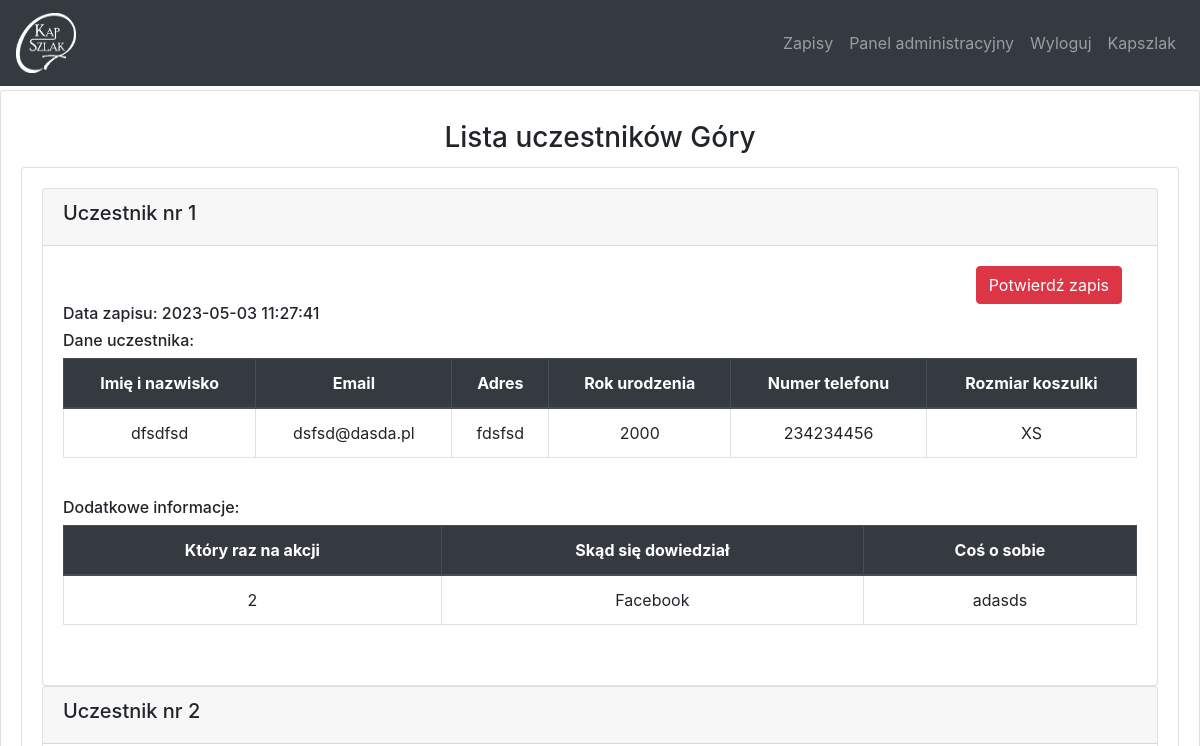
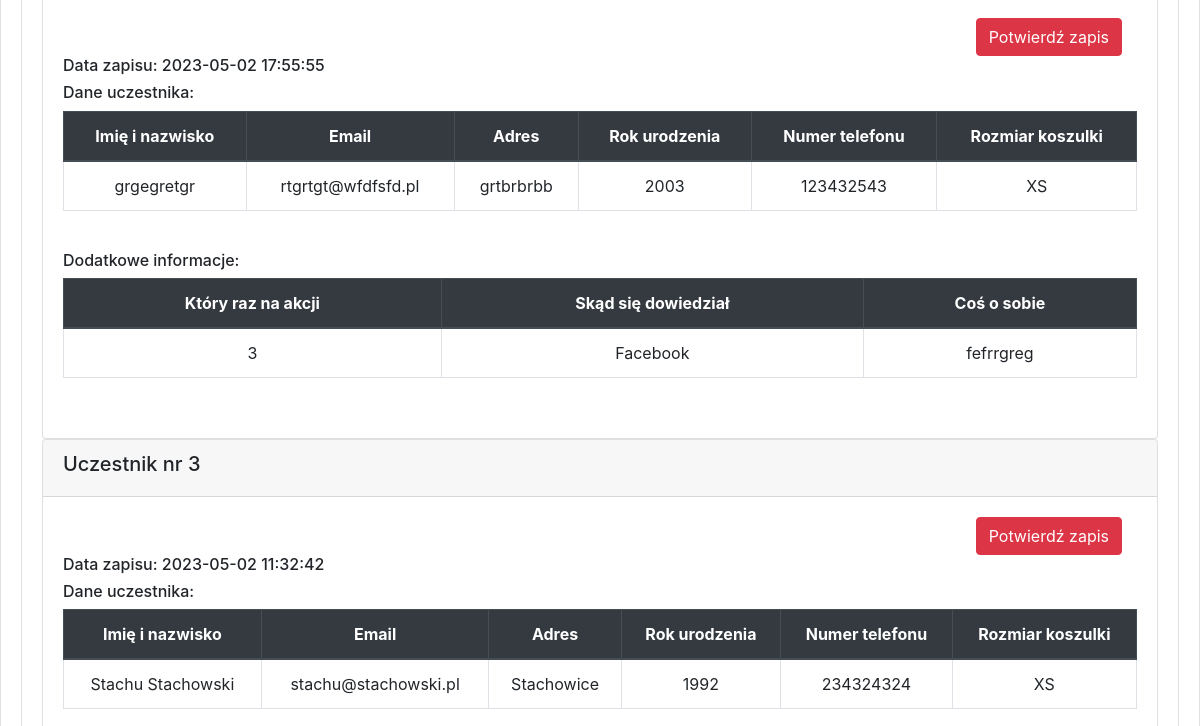
The app's page /dashboard/eventview?event_id=1 (signed in, upper part), older data (2 pictures, top to bottom).
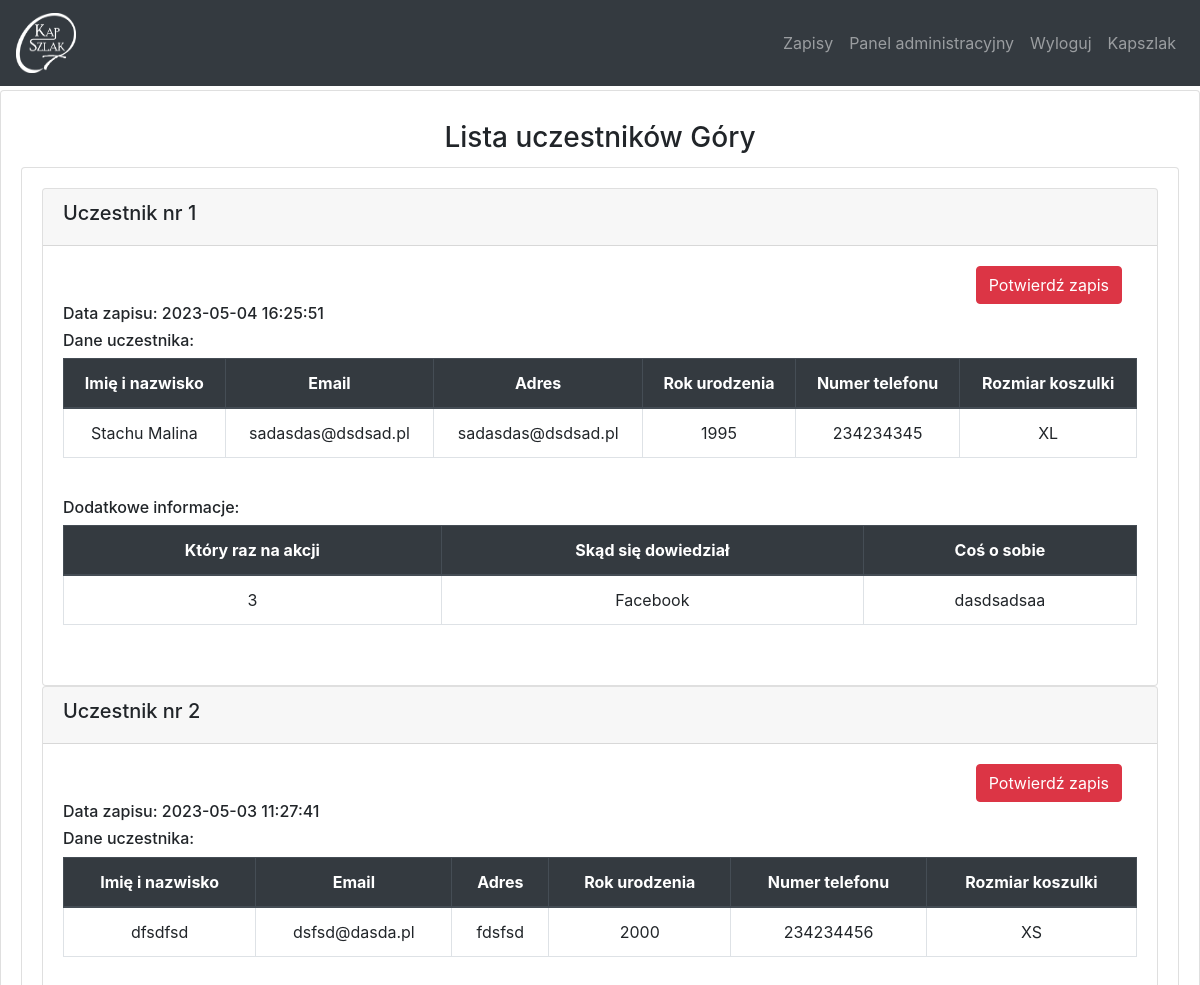
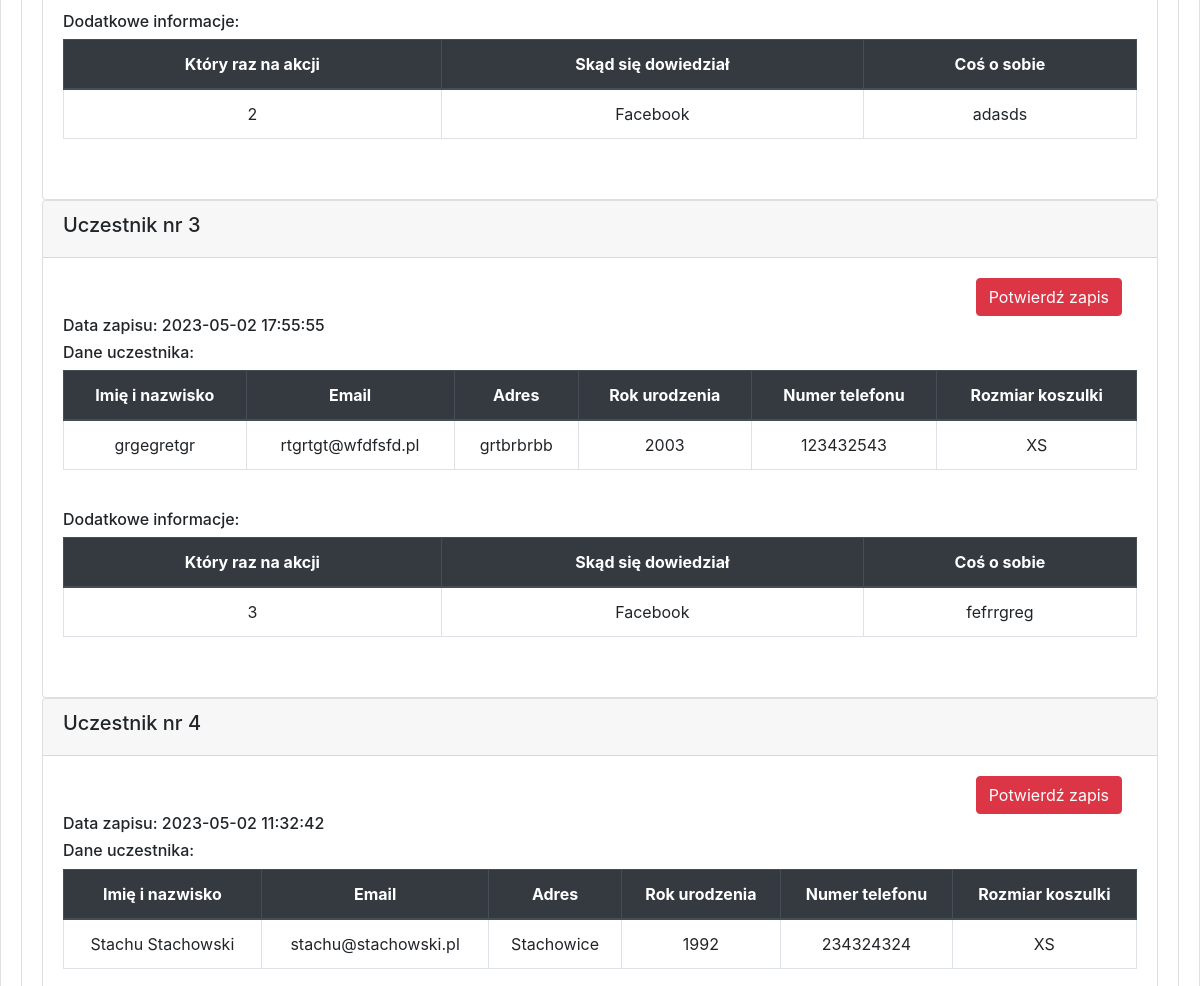
The same page, newer data (2 pictures, top to bottom).
### website/models.py (models this page shows)
class Events(db.Model):
    id = db.Column(db.Integer, primary_key=True)
    year_id = db.Column(db.Integer, db.ForeignKey('year.id'))
    signup = db.relationship('Signup', backref='events')
    name = db.Column(db.String(300))
    date  = db.Column(db.Date)
    temp_id = db.Column(db.Integer)
    is_active = db.Column(db.Boolean, default=True, nullable=False)
    mail_temp = db.Column(db.String(1000))

class Signup(db.Model):
    id = db.Column(db.Integer, primary_key=True)
    event_id = db.Column(db.Integer, db.ForeignKey('events.id'))
    date  = db.Column(db.DateTime)
    person = db.relationship('Person', backref='signup')
    basic = db.relationship('Basic', backref='signup')
    winter = db.relationship('Winter', backref='signup')
    turnament = db.relationship('Turnament', backref='signup')
    older = db.relationship('Older', backref='signup')

class Person(db.Model):
    id = db.Column(db.Integer, primary_key=True)
    signup_id = db.Column(db.Integer, db.ForeignKey('signup.id'))
    is_verified = db.Column(db.Boolean, default=False)
    is_contact = db.Column(db.Boolean, default=True)
    name = db.Column(db.String(300))
    email = db.Column(db.String(300))
    adress = db.Column(db.String(300))
    year = db.Column(db.Integer)
    telNum = db.Column(db.Integer)
    selectSize = db.Column(db.String(10))
    weight = db.Column(db.Integer)
    height = db.Column(db.Integer)

class Basic(db.Model):
    id = db.Column(db.Integer, primary_key=True)
    signup_id = db.Column(db.Integer, db.ForeignKey('signup.id'))
    howMany = db.Column(db.Integer)
    whereKnew = db.Column(db.String(300))
    intro = db.Column(db.String(500))

### website/views.py (the view, shortened to what this page needs)
@views.route('/dashboard/eventview', methods=['GET', 'POST'])
@login_required
def event_view():
    event_id = request.args.get('event_id', None)
    event = Events.query.get(int(event_id))
    if event:
        if event.temp_id != 3:
            sn_lst = event.signup
            sn_lst = sorted(sn_lst, key=lambda signup: signup.id, reverse=True)
            return render_template('event_view.html', event=event, sn_lst=sn_lst, user=current_user)
    else:
        flash('Operacja nie jest dostepna', category='error')
        return redirect(url_for('views.dashboard'))

### website/templates/event_view.html (shortened to what this page needs)
{% extends "base.html" %}
{% block content %}
<div class="card">
		    <div class="card-body">
		    	<h3 class="card-title" align="center">Lista uczestników {{ event.name }}</h3>
		    	<div class="card">
		    		<div class="card-body">
		    		{% if event.temp_id == 1 %}
			    		{% include 'signup_view/ev1.html' %}
			    	{% elif event.temp_id == 2 %}
			    		{% include 'signup_view/ev2.html' %}
			    	{% elif event.temp_id == 3 %}
			    		{% include 'signup_view/ev3.html' %}
			    	{% elif event.temp_id == 4 %}
			    		{% include 'signup_view/ev4.html' %}
			    	{% elif event.temp_id == 5 %}
			    		{% include 'signup_view/ev5.html' %}
			    	{% elif event.temp_id == 6 %}
			    		{% include 'signup_view/ev6.html' %}
			    	{% endif %}
		    		</div>
		</div>
	</div>
</div>
{% endblock %}

### website/templates/base.html (shortened to what this page needs)
<!DOCTYPE html>
<html>
  <head>
    <link
      rel="stylesheet"
      href="https://stackpath.bootstrapcdn.com/bootstrap/4.4.1/css/bootstrap.min.css"
    />
    <link
      rel="stylesheet"
      href="https://stackpath.bootstrapcdn.com/font-awesome/4.7.0/css/font-awesome.min.css"
    />
    <link rel="stylesheet" href="../static/css/style.css"/>
  </head>
  <body>
  <header>
    <nav class="navbar navbar-expand-lg navbar-dark bg-dark">
      <a class="navbar-brand" href="https://kapszlak.kapucyni.pl">
            <img src="../static/img/logo.png" width="60" height="60" alt="">
            </a>
        <div class="navbar-nav ml-auto">
          {% if user.get_id() == '1' %}
          <a class="nav-item nav-link" id="signUp" href="/">Zapisy</a>
          <a class="nav-item nav-link" id="dashboard" href="/dashboard">Panel administracyjny</a>
          <a class="nav-item nav-link" id="logout" href="/logout">Wyloguj</a>
          {% endif %}
          <a class="nav-item nav-link " href="https://kapszlak.kapucyni.pl">Kapszlak</a>
        </div>
    </nav>
  </header>
        {% block content %}
          {% endblock %}
  </body>
</html>

### website/templates/signup_view/ev1.html
{% for signup in sn_lst %}
<div class="card">
    <div class="card-header">
<h5>Uczestnik nr {{ loop.index }}</h5>
</div>
    {% for item in signup.person %}
    <div class="card-body">
      <div class="col-md-12 text-right">
        {% if not item.is_verified %}
        <a href="/signup-verified?event_id={{ event.id }}&person_id={{ item.id }}"><button type="button" class="btn btn-danger">Potwierdź zapis</button></a>
        {% else %}
        <button type="button" class="btn btn-success" disabled>Zgłoszenie potwierdzone</button>
        {% endif %}
      </div>
<h6>Data zapisu: {{ signup.date }}</h6>
<h6>Dane uczestnika:</h6>
<table class="table table-bordered">
                          <thead class="thead-dark" align="center">
                            <tr>
                              <th scope="col">Imię i nazwisko</th>
                              <th scope="col">Email</th>
                              <th scope="col">Adres</th>
                              <th scope="col">Rok urodzenia</th>
                              <th scope="col">Numer telefonu</th>
                              <th scope="col">Rozmiar koszulki</th>
                            </tr>
                          </thead>
                          <tbody align="center">
                            <tr>
                              <td>{{ item.name }}</td>
                              <td>{{ item.email }}</td>
                              <td>{{ item.adress }}</td>
                              <td>{{ item.year }}</td>
                              <td>{{ item.telNum }}</td>
                              <td>{{ item.selectSize }}</td>
                            </tr>
                          </tbody>
                        </table>
               {% endfor %}
               <br>
{% for item in signup.basic %}
<h6>Dodatkowe informacje:</h6>
<table class="table table-bordered">
                          <thead class="thead-dark" align="center">
                            <tr>
                              <th scope="col">Który raz na akcji</th>
                              <th scope="col">Skąd się dowiedział</th>
                              <th scope="col">Coś o sobie</th>
                            </tr>
                          </thead>
                          <tbody align="center">
                            <tr>
                              <td>{{ item.howMany }}</td>
                              <td>{{ item.whereKnew }}</td>
                              <td>{{ item.intro }}</td>
                            </tr>
                          </tbody>
                        </table>
               {% endfor %}
               <br>
             </div>
           </div>
               {% endfor %}

### website/static/css/style.css (style rules this page uses)
nav { margin-bottom: 4px; }
h3 { margin-top: 10px; }

Row changes from the older to the newer data that the page shows:
added Signup: date "2023-05-04 16:25:51"
added Person: name "Stachu Malina", email "sadasdas@dsdsad.pl", adress "sadasdas@dsdsad.pl", year "1995", telNum "234234345", selectSize "XL"
added Basic: howMany "3", whereKnew "Facebook", intro "dasdsadsaa"
